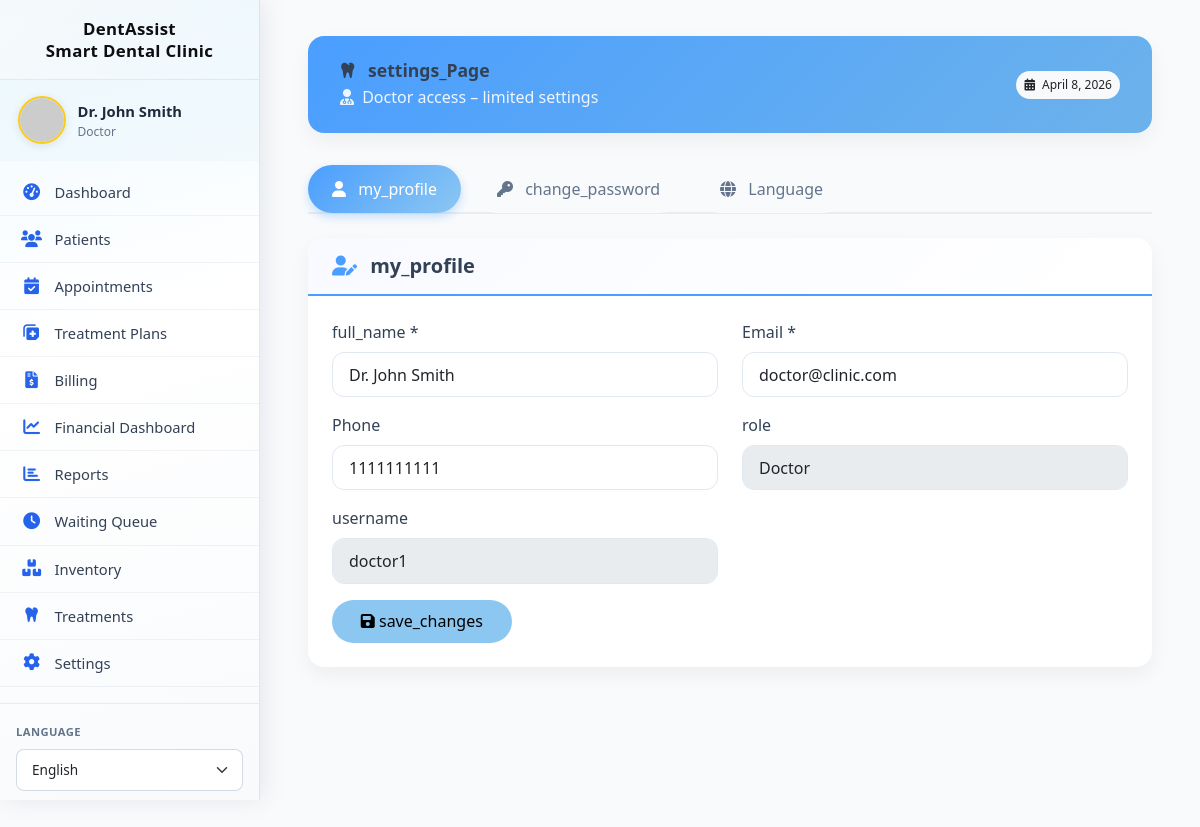
/settings/index.php (signed in), run on the app's committed database.
### tables this page shows
CREATE TABLE `users` (
  `id` int(11) NOT NULL,
  `username` varchar(191) NOT NULL,
  `email` varchar(191) NOT NULL,
  `password_hash` varchar(255) NOT NULL,
  `full_name` varchar(100) NOT NULL,
  `role` enum('doctor','assistant','patient') NOT NULL,
  `is_admin` tinyint(1) NOT NULL DEFAULT 0,
  `phone` varchar(20) DEFAULT NULL,
  `profile_image` varchar(255) DEFAULT NULL,
  `created_at` timestamp NOT NULL DEFAULT current_timestamp(),
  `updated_at` timestamp NOT NULL DEFAULT current_timestamp() ON UPDATE current_timestamp(),
  `is_active` tinyint(1) DEFAULT 1,
  `last_login` timestamp NULL DEFAULT NULL
);

### includes/functions.php (called while the page is built, shortened)
<?php
require_once __DIR__ . '/db.php';
require_once __DIR__ . '/auth.php';
function url($path = '')
{
    $base = defined('SITE_URL') ? rtrim(SITE_URL, '/') : '';
    return $base . '/' . ltrim($path, '/');
}
function __($key, $default = '')
{
    static $translations = null;
    if ($translations === null) {
        $lang = $_SESSION['lang'] ?? 'en';
        $langFile = __DIR__ . "/../languages/{$lang}.php";
        if (file_exists($langFile)) {
            $translations = include $langFile;
        } else {
            $translations = [];
        }
    }
    return $translations[$key] ?? ($default ?: $key);
}

### languages/en.php (called while the page is built)
<?php
return [
    'dashboard' => 'Dashboard',
    'patients' => 'Patients',
    'appointments' => 'Appointments',
    'treatment_plans' => 'Treatment Plans',
    'billing' => 'Billing',
    'queue' => 'Waiting Queue',
    'reports' => 'Reports',
    'settings' => 'Settings',
    'profile' => 'Profile',
    'logout' => 'Logout',
    'save' => 'Save',
    'cancel' => 'Cancel',
    'edit' => 'Edit',
    'delete' => 'Delete',
    'view' => 'View',
    'add' => 'Add',
    'search' => 'Search',
    'filter' => 'Filter',
    'actions' => 'Actions',
    'status' => 'Status',
    'date' => 'Date',
    'time' => 'Time',
    'patient' => 'Patient',
    'doctor' => 'Doctor',
    'treatment' => 'Treatment',
    'notes' => 'Notes',
    'description' => 'Description',
    'name' => 'Name',
    'phone' => 'Phone',
    'email' => 'Email',
    'address' => 'Address',
    'city' => 'City',
    'state' => 'State',
    'postal_code' => 'Postal Code',
    'country' => 'Country',
    'insurance' => 'Insurance',
    'emergency_contact' => 'Emergency Contact',
    'medical_history' => 'Medical History',
    'allergies' => 'Allergies',
    'medications' => 'Medications',
    'yes' => 'Yes',
    'no' => 'No',
    'male' => 'Male',
    'female' => 'Female',
    'other' => 'Other',
    'scheduled' => 'Scheduled',
    'completed' => 'Completed',
    'cancelled' => 'Cancelled',
    'pending' => 'Pending',
    'paid' => 'Paid',
    'partial' => 'Partial',
    'overdue' => 'Overdue',
    'language' => 'Language',
    'select_language' => 'Select Language',
    'english' => 'English',
    'arabic' => 'Arabic',
    'french' => 'French',
    'my_portal' => 'My Portal',
    'book_appointment' => 'Book Appointment',
    'join_queue' => 'Join Queue',
    'my_bills' => 'My Bills',
    'my_teeth' => 'My Teeth',
    'my_points' => 'My Points',
    'subscription' => 'Subscription',
    'referrals' => 'Referrals',
    'inventory' => 'Inventory',
    'financial_dashboard' => 'Financial Dashboard',
    'message_center' => 'Message Center',
];
?>

### includes/auth.php (called while the page is built, shortened)
<?php
require_once __DIR__ . '/db.php';
class Auth
{
    public static function isAdmin()
    {
        return isset($_SESSION['username']) && strtolower((string) $_SESSION['username']) === 'admin';
    }
    public static function userId()
    {
        return $_SESSION['user_id'] ?? null;
    }
}

### includes/db.php (called while the page is built, shortened)
<?php
class Database {
    private $host = DB_HOST;
    private $user = DB_USER;
    private $pass = DB_PASS;
    private $dbname = DB_NAME;
    private $conn;
    private static $instance = null;
    private function __construct() {
        try {
            $this->conn = new mysqli($this->host, $this->user, $this->pass, $this->dbname);
            $this->conn->set_charset("utf8mb4");
        } catch (Exception $e) {
            die("Database connection error: " . $e->getMessage());
        }
    }
    public static function getInstance() {
        if (self::$instance == null) {
            self::$instance = new Database();
        }
        return self::$instance;
    }
    public function query($sql, $params = [], $types = "") {
        $stmt = $this->conn->prepare($sql);
        if (!empty($params)) {
            if (empty($types)) {
                $types = $this->determineTypes($params);
            }
            $stmt->bind_param($types, ...$params);
        }
        if (!$stmt->execute()) {
            $err = $stmt->error ?: $this->conn->error;
            throw new Exception('Query failed: ' . $err);
        }
        return $stmt;
    }
    private function determineTypes($params) {
        $types = '';
        foreach ($params as $param) {
            if (is_int($param)) {
                $types .= 'i';
            } elseif (is_float($param)) {
                $types .= 'd';
            } elseif (is_string($param)) {
                $types .= 's';
            } else {
                $types .= 'b';
            }
        }
        return $types;
    }
    public function fetchOne($sql, $params = [], $types = "") {
        $stmt = $this->query($sql, $params, $types);
        $result = $stmt->get_result();
        if ($result && $result->num_rows > 0) {
            return $result->fetch_assoc();
        }
        return null;
    }
}
?>

### settings/index.php (the view, shortened to what this page needs)
<?php
require_once '../includes/db.php';
require_once '../includes/auth.php';
require_once '../includes/functions.php';
$isAdmin = Auth::isAdmin();
$userRole = $_SESSION['role'] ?? '';
$isDoctor = ($userRole === 'doctor');
$db = Database::getInstance();
$activeTab = $_GET['tab'] ?? 'profile';
$currentUser = $db->fetchOne("SELECT * FROM users WHERE id = ?", [Auth::userId()]);
include '../layouts/header.php';
?>
<div class="container-fluid settings-page">
    <div class="page-header d-flex align-items-center justify-content-between flex-wrap">
        <div>
            <h1><i class="fas fa-tooth me-2"></i> <?php echo __('settings_Page'); ?></h1>
            <p class="mb-0">
                <?php if ($isAdmin): ?>
                    <i class="fas fa-shield-alt me-1"></i> Full administrative access
                <?php elseif ($isDoctor): ?>
                    <i class="fas fa-user-md me-1"></i> Doctor access – limited settings
                <?php else: ?>
                    <i class="fas fa-user me-1"></i> Profile & language settings
                <?php endif; ?>
            </p>
        </div>
        <div class="mt-2 mt-sm-0">
            <span class="badge bg-light text-dark p-2">
                <i class="fas fa-calendar-alt me-1"></i> <?php echo date('F j, Y'); ?>
            </span>
        </div>
    </div>
    <ul class="nav nav-tabs mb-4">
        <li class="nav-item">
            <a class="nav-link <?php echo $activeTab == 'profile' ? 'active' : ''; ?>"
               href="<?php echo url('settings/index.php?tab=profile'); ?>">
                <i class="fas fa-user"></i> <?php echo __('my_profile'); ?>
            </a>
        </li>
        <li class="nav-item">
            <a class="nav-link <?php echo $activeTab == 'password' ? 'active' : ''; ?>"
               href="<?php echo url('settings/index.php?tab=password'); ?>">
                <i class="fas fa-key"></i> <?php echo __('change_password'); ?>
            </a>
        </li>
        <li class="nav-item">
            <a class="nav-link <?php echo $activeTab == 'language' ? 'active' : ''; ?>"
               href="<?php echo url('settings/index.php?tab=language'); ?>">
                <i class="fas fa-globe"></i> <?php echo __('language'); ?>
            </a>
        </li>
    </ul>
    <?php if ($activeTab == 'profile'): ?>
        <div class="card">
            <div class="card-header">
                <h5><i class="fas fa-user-edit"></i> <?php echo __('my_profile'); ?></h5>
            </div>
            <div class="card-body">
                <form method="post" action="<?php echo url('api/settings.php'); ?>" data-api="<?php echo url('api/settings.php'); ?>" data-message-target="#message">
                    <div class="row">
                        <div class="col-md-6 mb-3">
                            <label class="form-label"><?php echo __('full_name'); ?> *</label>
                            <input type="text" class="form-control" name="full_name"
                                   value="<?php echo htmlspecialchars($currentUser['full_name']); ?>" required>
                        </div>
                        <div class="col-md-6 mb-3">
                            <label class="form-label"><?php echo __('email'); ?> *</label>
                            <input type="email" class="form-control" name="email"
                                   value="<?php echo htmlspecialchars($currentUser['email']); ?>" required>
                        </div>
                        <div class="col-md-6 mb-3">
                            <label class="form-label"><?php echo __('phone'); ?></label>
                            <input type="text" class="form-control" name="phone"
                                   value="<?php echo htmlspecialchars($currentUser['phone']); ?>">
                        </div>
                        <div class="col-md-6 mb-3">
                            <label class="form-label"><?php echo __('role'); ?></label>
                            <input type="text" class="form-control" value="<?php echo ucfirst($currentUser['role']); ?>" disabled>
                        </div>
                        <div class="col-md-6 mb-3">
                            <label class="form-label"><?php echo __('username'); ?></label>
                            <input type="text" class="form-control" value="<?php echo htmlspecialchars($currentUser['username']); ?>" disabled>
                        </div>
                    </div>
                    <button type="submit" name="update_profile" class="btn btn-primary">
                        <i class="fas fa-save"></i> <?php echo __('save_changes'); ?>
                    </button>
                </form>
            </div>
        </div>
    <?php endif; ?>
</div>
<?php include '../layouts/footer.php'; ?>

### data on the page
users: full_name "Dr. John Smith", email "doctor@clinic.com", phone "1111111111", role "Doctor", username "doctor1"

### other printed values
SITE_NAME "DentAssist Smart Dental Clinic"
$_SESSION['full_name'] "Dr. John Smith"
$role "Doctor"
__('dashboard', 'Dashboard') "Dashboard"
__('patients', 'Patients') "Patients"
__('appointments', 'Appointments') "Appointments"
__('treatment_plans', 'Treatment Plans') "Treatment Plans"
__('billing', 'Billing') "Billing"
__('financial_dashboard', 'Financial Dashboard') "Financial Dashboard"
__('reports', 'Reports') "Reports"
__('queue', 'Waiting Queue') "Waiting Queue"
__('inventory', 'Inventory') "Inventory"
__('treatments', 'Treatments') "Treatments"
__('settings', 'Settings') "Settings"
__('language', 'Language') "LANGUAGE"
